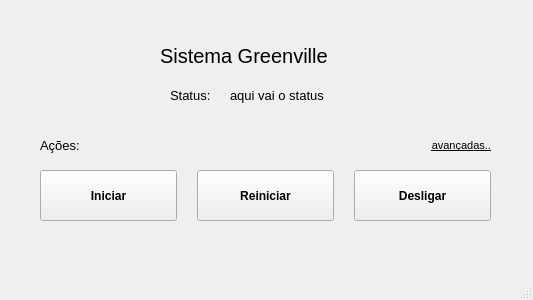
<?xml version="1.0" encoding="UTF-8"?>
<ui version="4.0">
 <class>MainWindow</class>
 <widget class="QMainWindow" name="MainWindow">
  <property name="geometry">
   <rect>
    <x>0</x>
    <y>0</y>
    <width>533</width>
    <height>300</height>
   </rect>
  </property>
  <property name="windowTitle">
   <string>MainWindow</string>
  </property>
  <widget class="QWidget" name="centralwidget">
   <widget class="QLabel" name="labelSystemStatus">
    <property name="geometry">
     <rect>
      <x>230</x>
      <y>80</y>
      <width>131</width>
      <height>31</height>
     </rect>
    </property>
    <property name="font">
     <font>
      <family>Tahoma</family>
      <pointsize>10</pointsize>
     </font>
    </property>
    <property name="text">
     <string>aqui vai o status</string>
    </property>
   </widget>
   <widget class="QLabel" name="label_3">
    <property name="geometry">
     <rect>
      <x>40</x>
      <y>130</y>
      <width>61</width>
      <height>31</height>
     </rect>
    </property>
    <property name="font">
     <font>
      <family>Tahoma</family>
      <pointsize>10</pointsize>
     </font>
    </property>
    <property name="text">
     <string>Ações:</string>
    </property>
   </widget>
   <widget class="QLabel" name="labelAvancadas">
    <property name="geometry">
     <rect>
      <x>400</x>
      <y>130</y>
      <width>91</width>
      <height>31</height>
     </rect>
    </property>
    <property name="font">
     <font>
      <family>Tahoma</family>
      <pointsize>8</pointsize>
      <underline>true</underline>
     </font>
    </property>
    <property name="layoutDirection">
     <enum>Qt::LeftToRight</enum>
    </property>
    <property name="text">
     <string>avançadas..</string>
    </property>
    <property name="alignment">
     <set>Qt::AlignRight|Qt::AlignTrailing|Qt::AlignVCenter</set>
    </property>
   </widget>
   <widget class="QWidget" name="layoutWidget">
    <property name="geometry">
     <rect>
      <x>40</x>
      <y>170</y>
      <width>451</width>
      <height>51</height>
     </rect>
    </property>
    <layout class="QHBoxLayout" name="horizontalLayout">
     <property name="spacing">
      <number>20</number>
     </property>
     <property name="sizeConstraint">
      <enum>QLayout::SetDefaultConstraint</enum>
     </property>
     <item>
      <widget class="QPushButton" name="btnIniciar">
       <property name="enabled">
        <bool>true</bool>
       </property>
       <property name="sizePolicy">
        <sizepolicy hsizetype="Minimum" vsizetype="Minimum">
         <horstretch>0</horstretch>
         <verstretch>0</verstretch>
        </sizepolicy>
       </property>
       <property name="font">
        <font>
         <family>Tahoma</family>
         <pointsize>9</pointsize>
         <weight>75</weight>
         <bold>true</bold>
         <stylestrategy>PreferDefault</stylestrategy>
        </font>
       </property>
       <property name="cursor">
        <cursorShape>PointingHandCursor</cursorShape>
       </property>
       <property name="mouseTracking">
        <bool>true</bool>
       </property>
       <property name="text">
        <string>Iniciar</string>
       </property>
       <property name="checkable">
        <bool>false</bool>
       </property>
      </widget>
     </item>
     <item>
      <widget class="QPushButton" name="btnReiniciar">
       <property name="sizePolicy">
        <sizepolicy hsizetype="Minimum" vsizetype="Minimum">
         <horstretch>0</horstretch>
         <verstretch>0</verstretch>
        </sizepolicy>
       </property>
       <property name="font">
        <font>
         <family>Tahoma</family>
         <pointsize>9</pointsize>
         <weight>75</weight>
         <bold>true</bold>
         <stylestrategy>PreferDefault</stylestrategy>
        </font>
       </property>
       <property name="cursor">
        <cursorShape>PointingHandCursor</cursorShape>
       </property>
       <property name="mouseTracking">
        <bool>true</bool>
       </property>
       <property name="text">
        <string>Reiniciar</string>
       </property>
       <property name="checkable">
        <bool>false</bool>
       </property>
      </widget>
     </item>
     <item>
      <widget class="QPushButton" name="btnDesligar">
       <property name="sizePolicy">
        <sizepolicy hsizetype="Minimum" vsizetype="Minimum">
         <horstretch>0</horstretch>
         <verstretch>0</verstretch>
        </sizepolicy>
       </property>
       <property name="font">
        <font>
         <family>Tahoma</family>
         <pointsize>9</pointsize>
         <weight>75</weight>
         <bold>true</bold>
         <stylestrategy>PreferDefault</stylestrategy>
        </font>
       </property>
       <property name="cursor">
        <cursorShape>PointingHandCursor</cursorShape>
       </property>
       <property name="mouseTracking">
        <bool>true</bool>
       </property>
       <property name="text">
        <string>Desligar</string>
       </property>
       <property name="checkable">
        <bool>false</bool>
       </property>
      </widget>
     </item>
    </layout>
   </widget>
   <widget class="QLabel" name="label_2">
    <property name="geometry">
     <rect>
      <x>170</x>
      <y>80</y>
      <width>61</width>
      <height>31</height>
     </rect>
    </property>
    <property name="font">
     <font>
      <family>Tahoma</family>
      <pointsize>10</pointsize>
     </font>
    </property>
    <property name="text">
     <string>Status:</string>
    </property>
   </widget>
   <widget class="QLabel" name="label">
    <property name="geometry">
     <rect>
      <x>160</x>
      <y>20</y>
      <width>211</width>
      <height>71</height>
     </rect>
    </property>
    <property name="font">
     <font>
      <family>Tahoma</family>
      <pointsize>15</pointsize>
     </font>
    </property>
    <property name="text">
     <string>Sistema Greenville</string>
    </property>
   </widget>
  </widget>
  <widget class="QMenuBar" name="menubar">
   <property name="geometry">
    <rect>
     <x>0</x>
     <y>0</y>
     <width>533</width>
     <height>26</height>
    </rect>
   </property>
  </widget>
  <widget class="QStatusBar" name="statusbar"/>
 </widget>
 <resources/>
 <connections/>
</ui>
